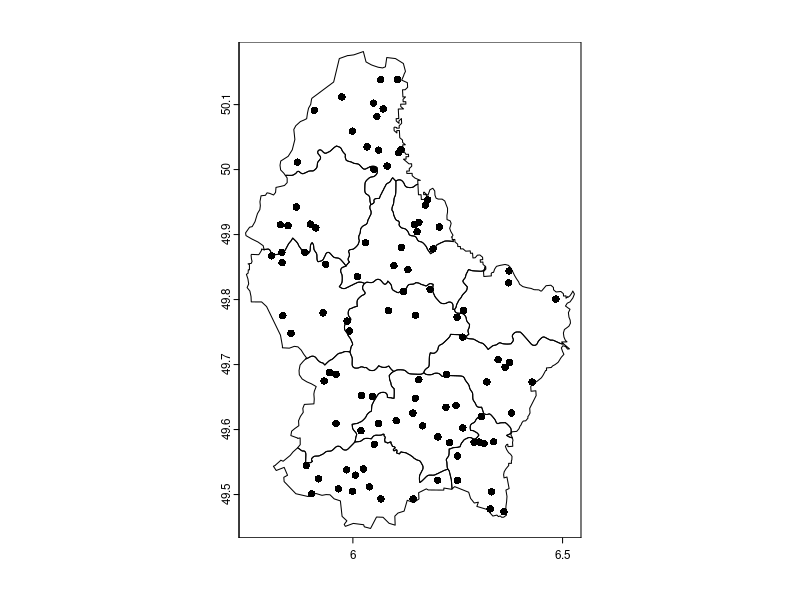
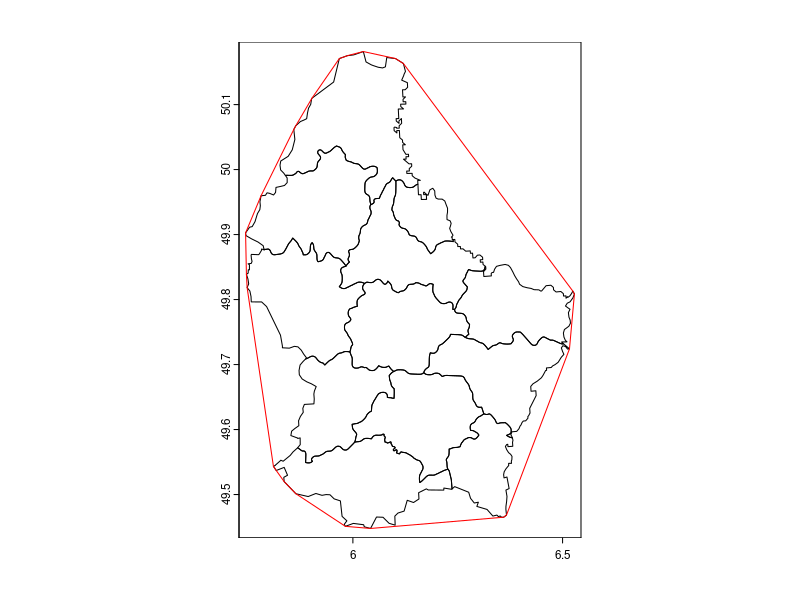
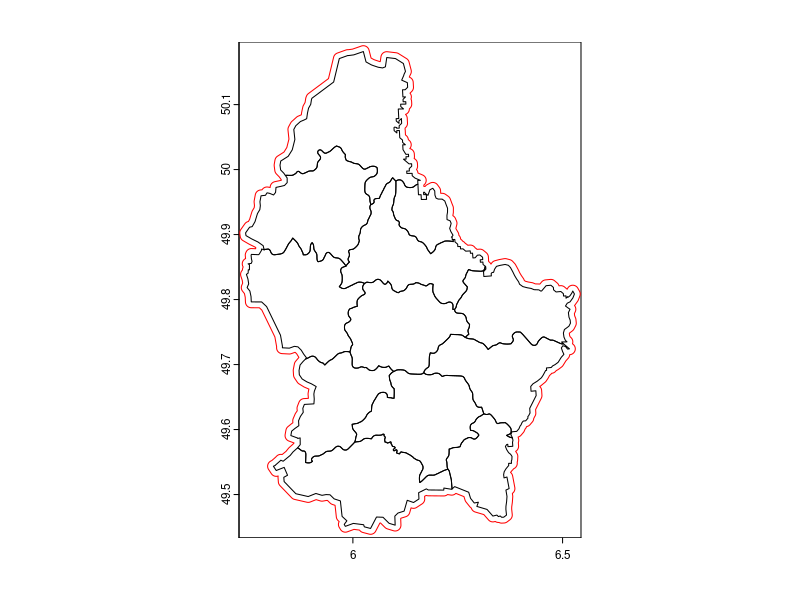
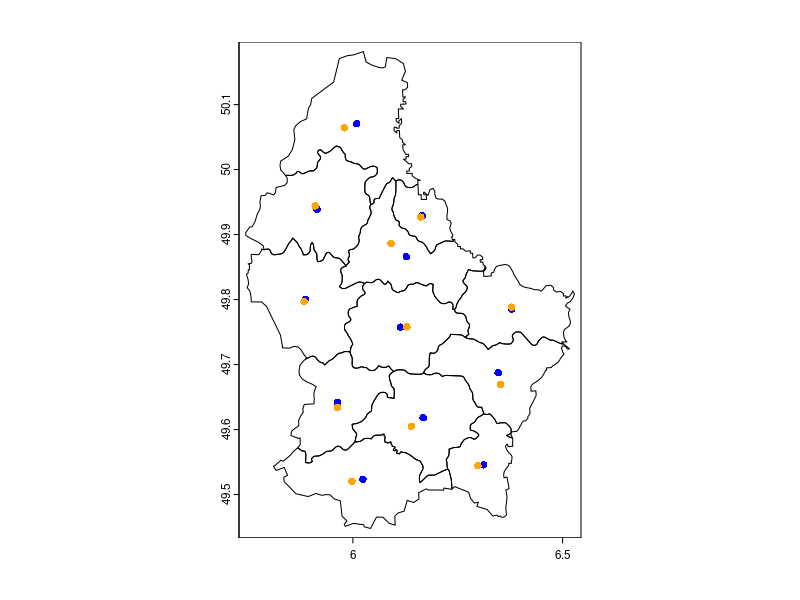
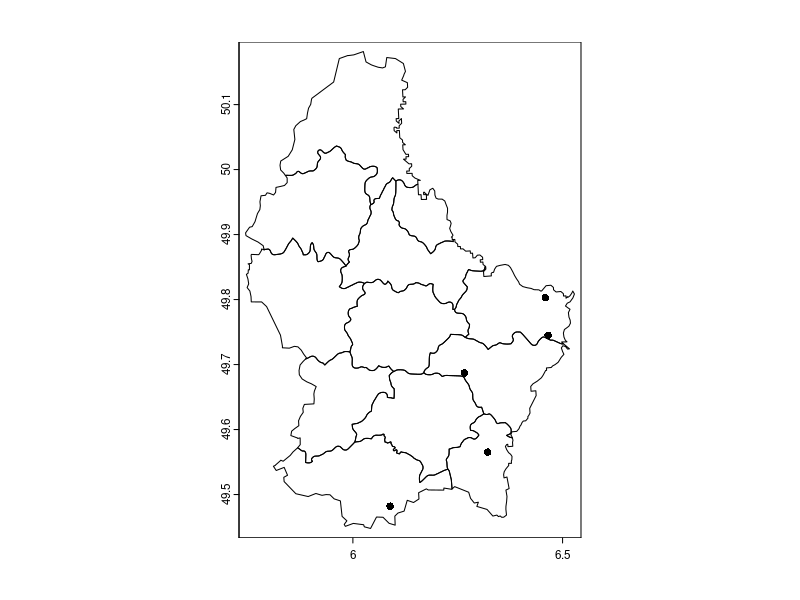
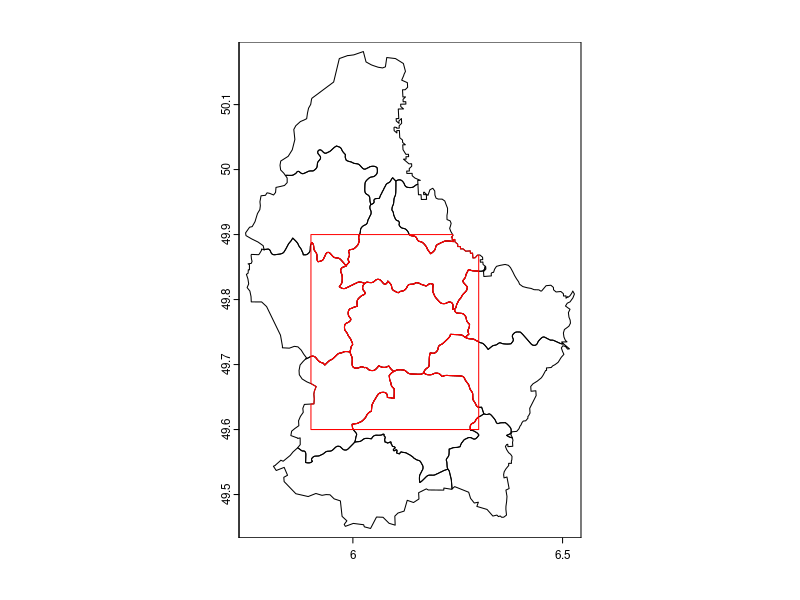

Reproduce these figures in R, in order.
## ---- chunk 1
#| message: false
library("terra")
## ---- chunk 2
sciezka = system.file("ex/lux.shp", package = "terra")
wektor = vect(sciezka)
wektor
## ---- chunk 3
wektor$NAME_2
## ---- chunk 4
wektor[, "NAME_2"]
## ---- chunk 5
powierzchnia = expanse(wektor, unit = "km")
data.frame(nazwa = wektor$NAME_2, powierzchnia)
## ---- chunk 6
proba = spatSample(wektor, size = 100, method = "random")
plot(wektor)
plot(proba, add = TRUE)
## ---- chunk 7
otoczka = convHull(wektor)
plot(wektor)
plot(otoczka, add = TRUE, border = "red")
## ---- chunk 8
bufor = buffer(aggregate(wektor), width = 1000)
plot(wektor)
plot(bufor, add = TRUE, border = "red")
## ---- chunk 9
centroidy = centroids(wektor, inside = FALSE)
centroidy_wewnatrz = centroids(wektor, inside = TRUE)
plot(wektor)
plot(centroidy, add = TRUE, col = "blue")
plot(centroidy_wewnatrz, add = TRUE, col = "orange")
## ---- chunk 10
odleglosci = distance(centroidy)
## ---- chunk 11
macierz_odleglosci = as.matrix(odleglosci)
macierz_odleglosci[1:5, 1:5]
## ---- chunk 12
colnames(macierz_odleglosci) = rownames(macierz_odleglosci) = centroidy$NAME_2
# View(macierz_odleglosci) # wyświetl
## ---- chunk 13
proba = spatSample(wektor, size = 5, method = "random")
plot(wektor)
plot(proba, add = TRUE)
## ---- chunk 14
relate(wektor, proba, relation = "contains")
## ---- chunk 15
zasieg = ext(c(5.9, 6.3, 49.6, 49.9))
wektor_dociety = crop(wektor, zasieg)
## ---- chunk 16
plot(wektor)
plot(wektor_dociety, add = TRUE, border = "red")
## ---- chunk 17
wektor_3857 = project(wektor, "EPSG:3857")
